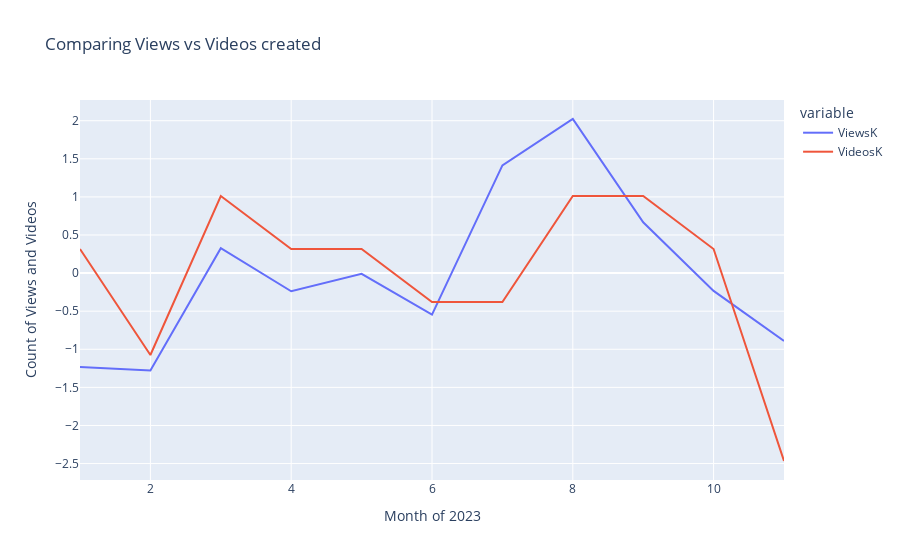

Notebook cell for this chart:
### Code cell
fig = px.line(df, 
              x='Month.1', 
              y=['ViewsK', 'VideosK'], 
              line_group='variable', 
              title='Comparing Views vs Videos created',
              labels={'value': 'ASd'}
              )
fig.update_layout(
    xaxis_title='Month of 2023', 
    yaxis_title='Count of Views and Videos'
)
fig.show()

### Figure 1 — Plotly figure (JSON) as saved in the notebook; plotly's stock layout.template omitted (floating-point values rounded to 4 significant figures)
{"data": [{"hovertemplate": "variable=ViewsK<br>Month.1=%{x}<br>ASd=%{y}<extra></extra>", "legendgroup": "ViewsK", "line": {"color": "#636efa", "dash": "solid"}, "marker": {"symbol": "circle"}, "mode": "lines", "name": "ViewsK", "orientation": "v", "showlegend": true, "type": "scatter", "x": [1, 2, 3, 4, 5, 6, 7, 8, 9, 10, 11], "xaxis": "x", "y": [-1.233, -1.279, 0.3269, -0.239, -0.009593, -0.5445, 1.414, 2.023, 0.6667, -0.2335, -0.8914], "yaxis": "y"}, {"hovertemplate": "variable=VideosK<br>Month.1=%{x}<br>ASd=%{y}<extra></extra>", "legendgroup": "VideosK", "line": {"color": "#EF553B", "dash": "solid"}, "marker": {"symbol": "circle"}, "mode": "lines", "name": "VideosK", "orientation": "v", "showlegend": true, "type": "scatter", "x": [1, 2, 3, 4, 5, 6, 7, 8, 9, 10, 11], "xaxis": "x", "y": [0.3162, -1.075, 1.012, 0.3162, 0.3162, -0.3795, -0.3795, 1.012, 1.012, 0.3162, -2.467], "yaxis": "y"}], "layout": {"legend": {"title": {"text": "variable"}, "tracegroupgap": 0}, "title": {"text": "Comparing Views vs Videos created"}, "xaxis": {"anchor": "y", "domain": [0, 1], "title": {"text": "Month of 2023"}}, "yaxis": {"anchor": "x", "domain": [0, 1], "title": {"text": "Count of Views and Videos"}}}}
